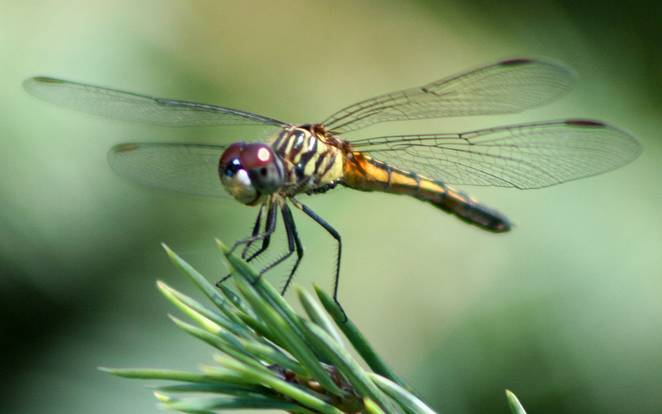
#> input picture hw3/dragonfly.jpg, 662 x 414 px
$ python affine.py
#> lines starting #> are read from the running program, lines starting #| are printed output that depends on the picture
#!/usr/bin/env python3
# -*- coding: utf-8 -*-
"""
Created on Mon Mar 30 11:37:14 2020

@author: dell
"""


import numpy as np
import cv2


def rotate(img, angle):
    '''Rotate 2d image.
    Input:
        img - np.array, opencv image to be rotated
        angle - int, angle of rotation in degrees
    Output:
        rot_img - np.array, rotated image
    '''
    angle = angle / 180 * np.pi
    a = np.cos(angle)
    b = np.sin(angle)
    (h, w) = img.shape[:2]
    d = 1 if len(img.shape) == 2 else img.shape[2]
    if d == 1:
        # ppm format
        rot_img = np.zeros((h, w), np.uint16)
    else:
        rot_img = np.zeros((h, w, d), np.uint8)
    (cX, cY) = (w // 2, h // 2)
    rot_matr = np.array([[a, b, (1 - a) * cX - b * cY],
                         [-b, a, b * cX + (1 - a) * cY]])
    coords_x = np.arange(0, w)
    coords_y = np.arange(0, h)
    for x in coords_x:
        for y in coords_y:
            x1, y1 = rot_matr @ np.array([float(x), float(y), 1.0]).T
            xs = np.clip([int(np.floor(x1)), int(np.round(x1)), int(np.ceil(x1))], 0, w - 1)
            ys = np.clip([int(np.floor(y1)), int(np.round(y1)), int(np.ceil(y1))], 0, h - 1)
            for i in range(3):
                rot_img[ys[i], xs[i]] = img[y, x]
    return rot_img


def resize(img, fx, fy):
    '''Resize 2d image.
    Input:
        img - np.array, opencv image to be resized
        fx - float, x coeff
        fy - float, y coeff
    Output:
        rot_img - np.array, resized image
    '''
    (h, w) = img.shape[:2]
    d = 1 if len(img.shape) == 2 else img.shape[2]
    if d == 1:
        # ppm format
        rot_img = np.zeros((int(fy * h), int(fx * w)), np.uint16)
    else:
        rot_img = np.zeros((int(fy * h), int(fx * w), d), np.uint8)
    rot_matr = np.array([[fx, 0],
                         [0, fy]])
    coords_x = np.arange(0, w)
    coords_y = np.arange(0, h)
    for x in coords_x:
        for y in coords_y:
            x1, y1 = rot_matr @ np.array([float(x), float(y)]).T
            xs = np.clip(int(np.round(x1)), 0, int(fx * w) - 1)
            ys = np.clip(int(np.round(y1)), 0, int(fy * h) - 1)
            rot_img[ys, xs] = img[y, x]
    # instead of interpolation
    if fx > 1.0 or fy > 1.0:
        grayImage = cv2.cvtColor(rot_img, cv2.COLOR_BGR2GRAY)
        (thresh, mask) = cv2.threshold(grayImage, 1, 255, cv2.THRESH_BINARY_INV)
        rot_img = cv2.inpaint(rot_img, mask, 3, cv2.INPAINT_TELEA)
    return rot_img


def translation(img, tx, ty):
    '''Translation transform for 2d image.
    Input:
        img - np.array, opencv image
        tx - int, translation coefficient for x-axis in pixels
        ty - int, translation coefficient for y-axis in pixels
    Output:
        rot_img - np.array, transformed image
    '''
    (h, w) = img.shape[:2]
    d = 1 if len(img.shape) == 2 else img.shape[2]
    if d == 1:
        # ppm format
        rot_img = np.zeros((h, w), np.uint16)
    else:
        rot_img = np.zeros((h, w, d), np.uint8)
    tr_matr = np.array([[1, 0, tx],
                        [0, 1, ty]])
    coords_x = np.arange(0, w)
    coords_y = np.arange(0, h)
    for x in coords_x:
        for y in coords_y:
            x1, y1 = tr_matr @ np.array([float(x), float(y), 1.0]).T
            xs = np.clip(int(np.round(x1)), 0, w - 1)
            ys = np.clip(int(np.round(y1)), 0, h - 1)
            rot_img[ys, xs] = img[y, x]
    return rot_img


def shear(img, sx, sy):
    '''Shear transform for 2d image.
    Input:
        img - np.array, opencv image
        sx - float, x coeff
        sy - float, y coeff
    Output:
        rot_img - np.array, transformed image
    '''
    (h, w) = img.shape[:2]
    d = 1 if len(img.shape) == 2 else img.shape[2]
    if d == 1:
        # ppm format
        rot_img = np.zeros((h, w), np.uint16)
    else:
        rot_img = np.zeros((h, w, d), np.uint8)
    (cX, cY) = (w // 2, h // 2)
    s_matr = np.array([[1.0, sx, -sx * cX],
                       [sy, 1.0, -sy * cY]])
    coords_x = np.arange(0, w)
    coords_y = np.arange(0, h)
    for x in coords_x:
        for y in coords_y:
            x1, y1 = s_matr @ np.array([float(x), float(y), 1.0]).T
            xs = np.clip([int(np.floor(x1)), int(np.round(x1)), int(np.ceil(x1))], 0, w - 1)
            ys = np.clip([int(np.floor(y1)), int(np.round(y1)), int(np.ceil(y1))], 0, h - 1)
            for i in range(3):
                rot_img[ys[i], xs[i]] = img[y, x]
    return rot_img


def rotate3d(img, angle, axis):
    '''Rotation transform for 3d image. Work with .ppm file format.
    Input:
        img - np.array, opencv image
        angle - int, rotation angle in degrees
        axis - int, rotation axis; must be 0 for rotation around x, 1 for y,
                    2 for z
    Output:
        rot_img - np.array, rotated image
    '''
    angle = angle / 180 * np.pi
    a = np.cos(angle)
    b = np.sin(angle)
    (h, w) = img.shape[:2]
    d = 1 if len(img.shape) == 2 else img.shape[2]
    if d == 1:
        # ppm format
        rot_img = np.zeros((h, w), np.uint16)
    else:
        raise ValueError('Wrong file format')
    (cX, cY, cZ) = (w // 2, h // 2, np.max(img) // 2)
    if axis == 0:
        rot_matr = np.array([[1, 0, 0, 0],
                             [0, a, b * cY / cZ, (1 - a) * cY - b * cY],
                             [0, -b * cZ / cY, a, b * cZ + (1 - a) * cZ]])
    elif axis == 1:
        rot_matr = np.array([[a, 0, b * cX / cZ, (1 - a) * cX - b * cX],
                             [0, 1, 0, 0],
                             [-b * cZ / cX, 0, a, b * cZ + (1 - a) * cZ]])
    elif axis == 2:
        rot_matr = np.array([[a, b, 0, (1 - a) * cX - b * cY],
                             [-b, a, 0, b * cX + (1 - a) * cY],
                             [0, 0, 1, 0]])
    coords_x = np.arange(0, w)
    coords_y = np.arange(0, h)
    for x in coords_x:
        for y in coords_y:
            x1, y1, z1 = rot_matr @ np.array([float(x), float(y), float(img[y, x]), 1.0]).T
            xs = np.clip([int(np.floor(x1)), int(np.round(x1)), int(np.ceil(x1))], 0, w - 1)
            ys = np.clip([int(np.floor(y1)), int(np.round(y1)), int(np.ceil(y1))], 0, h - 1)
            zs = np.clip(int(z1), 0, np.iinfo(img[0, 0]).max)
            for i in range(3):
                rot_img[ys[i], xs[i]] = zs
    return rot_img


# [98 lines left out: functions resize3d, translation3d, shear3d, not called in this run]


def main():
    img_path = './dragonfly.jpg'
    path_3d = './original.pgm'
    # path_3d = './image-depth/r-1316653580.484909-1316500621.ppm'
    img = cv2.imread(img_path)
#> img is the input picture: shape (414, 662, 3); mean B, G, R 105.9, 146.1, 123.2
    img3d = cv2.imread(path_3d, cv2.IMREAD_UNCHANGED)
    rot_img = rotate(img, 45)
#> after the loop in rotate, `for x in coords_x:`:
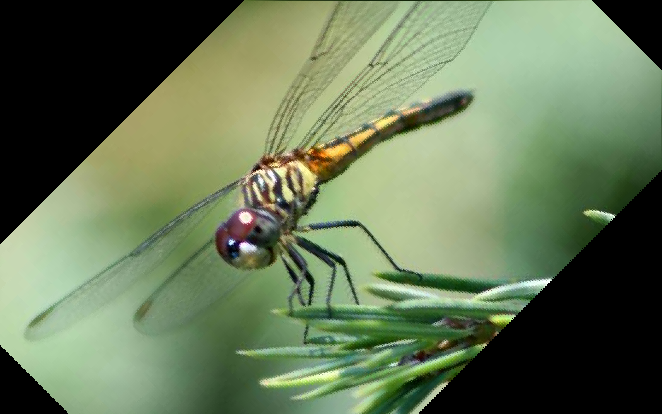
#> rot_img: shape (414, 662, 3); mean B, G, R 87.8, 120.1, 103.2
    cv2.imwrite('rot.png', rot_img)
    rot_img = resize(img, 0.5, 0.5)
#> after the loop in resize, `for x in coords_x:`:
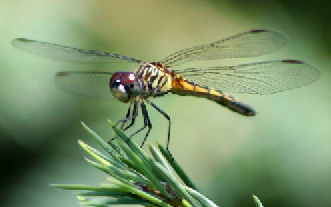
#> rot_img: shape (207, 331, 3); mean B, G, R 105.9, 146.2, 123.2
    cv2.imwrite('res05.png', rot_img)
    rot_img = resize(img, 1.5, 1.5)
#> call 2 of resize, with fx = 1.5, fy = 1.5
#> after the loop in resize (call 2), `for x in coords_x:`:
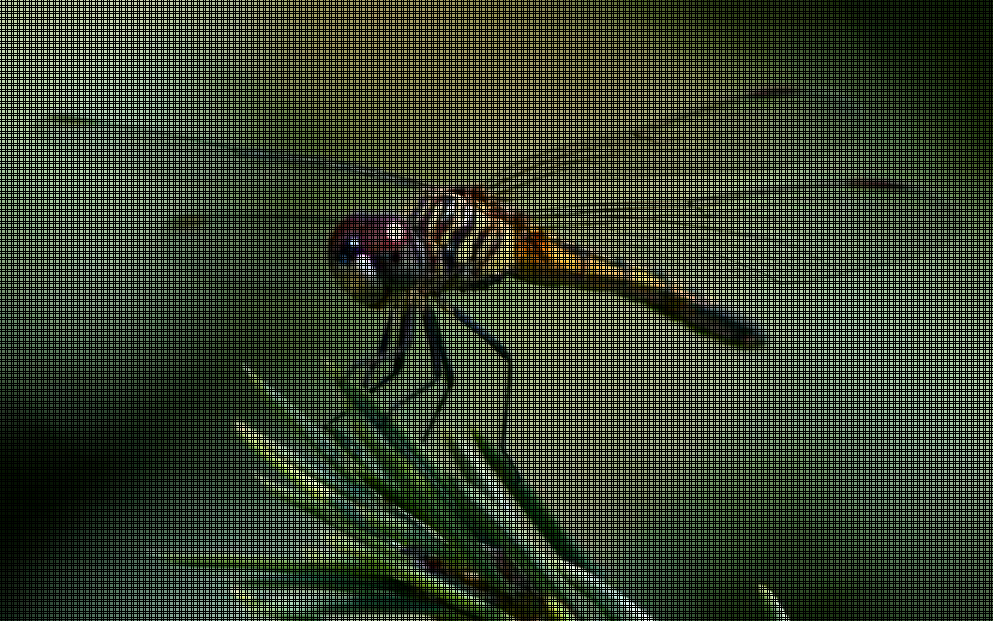
#> rot_img: shape (621, 993, 3); mean B, G, R 47.1, 64.9, 54.8
#> in resize (call 2), `grayImage = cv2.cvtColor(rot_img, cv2.COLOR_BGR2GRAY)`:
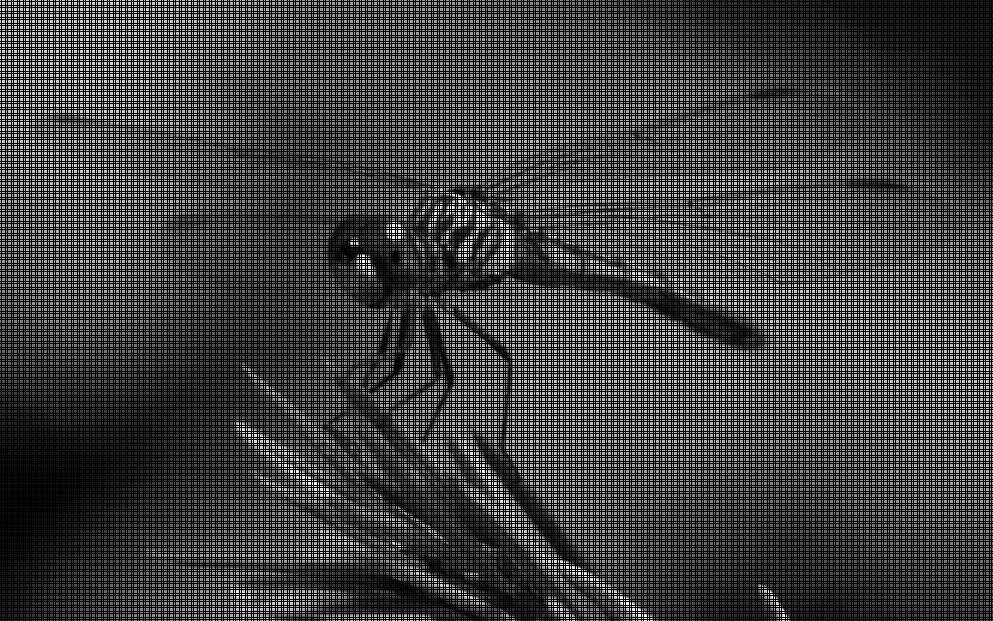
#> grayImage: shape (621, 993); min 0, max 255, mean 59.9
#> in resize (call 2), `(thresh, mask) = cv2.threshold(grayImage, 1, 255, cv2.THRESH_BINARY_INV)`:
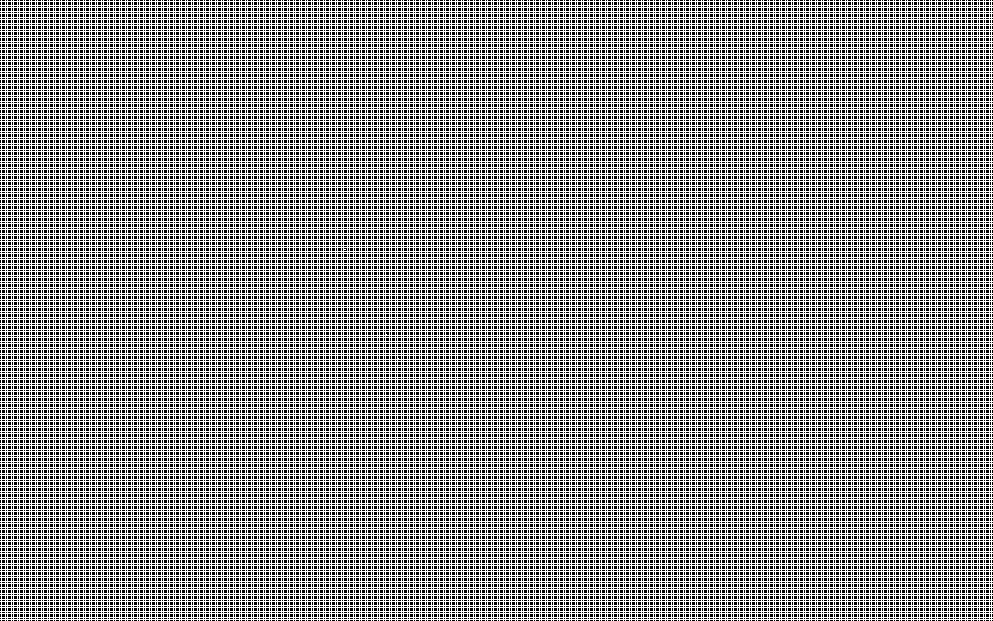
#> mask: shape (621, 993); 55.6% white; black in thin lines or dots
    cv2.imwrite('res15.png', rot_img)
    rot_img = translation(img, 50, 40)
#> after the loop in translation, `for x in coords_x:`:
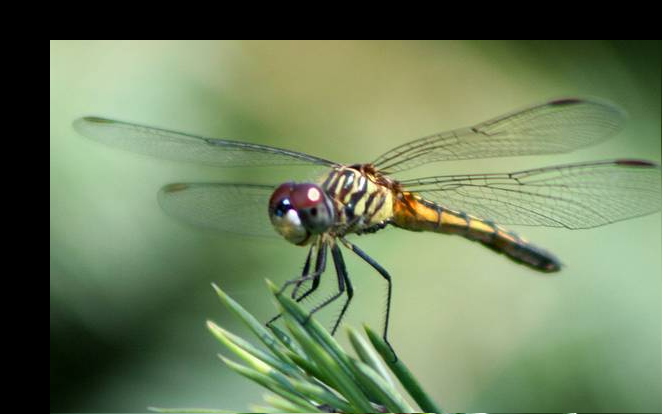
#> rot_img: shape (414, 662, 3); mean B, G, R 91.3, 125.4, 107.5
    cv2.imwrite('tr5040.png', rot_img)
    rot_img = shear(img, 0.2, 0.3)
#> after the loop in shear, `for x in coords_x:`:
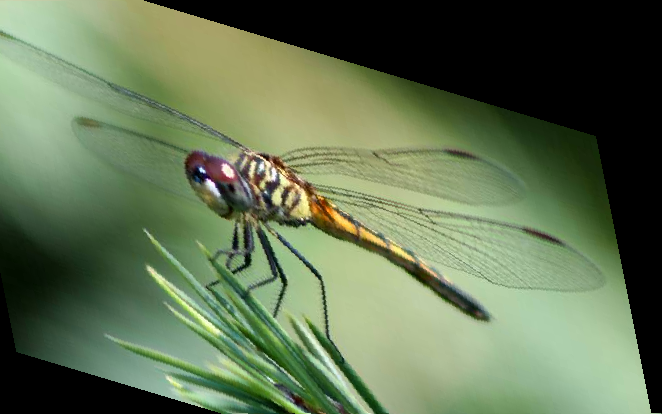
#> rot_img: shape (414, 662, 3); mean B, G, R 82.9, 114.9, 97.9
    cv2.imwrite('sh0203.png', rot_img)

    rot_img = rotate3d(img3d, 45, 0)
    cv2.imwrite('rot3d0.pgm', rot_img)
    rot_img = rotate3d(img3d, 45, 1)
    cv2.imwrite('rot3d1.pgm', rot_img)
    rot_img = rotate3d(img3d, 45, 2)
    cv2.imwrite('rot3d2.pgm', rot_img)
    rot_img = resize3d(img3d, 0.5, 0.5, 0.5)
    cv2.imwrite('res3d05.pgm', rot_img)
    rot_img = resize3d(img3d, 1.5, 1.5, 1.5)
    cv2.imwrite('res3d15.pgm', rot_img)
    rot_img = translation3d(img3d, 50, 40, 10000)
    cv2.imwrite('tr3d504010000.pgm', rot_img)
    rot_img = shear3d(img3d, 0.2, 0.3, 0.2)
    cv2.imwrite('sh3d020302.pgm', rot_img)


if __name__ == '__main__':
#> (the run stopped early here; a loop or call above may not have finished)
